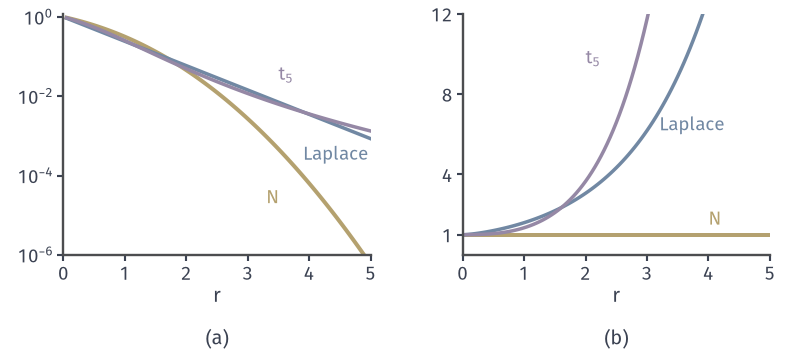

Write Python code to recreate this figure.
"""Three bivariate models with mean 0 and covariance I: Gaussian (yellow), elliptical Laplace X=sqrt(W)Z,
W~Exp(1) (blue), t with nu=5 rescaled to unit variance, X=sqrt(3/U)Z, U~chi^2_5 (purple).
(a) marginal tail P(|X1|>r), log scale;
(b) joint-exceedance ratio P(|X1|>r,|X2|>r)/P(|X1|>r)^2; equals 1 for independent components
(Gaussian, and the product-Laplace model). Computed as E[h(V)] and E[h(V)^2] with h(v)=2(1-Phi(r/sqrt v)),
by numerical integration over the exact density of V."""
from pathlib import Path
import sys, math
sys.path.insert(0, str(Path(__file__).resolve().parents[1]/'mvd-common'))
from mvd_fig import *

s = np.linspace(-12, 7, 6001)  # log-grid for V
def mix(wfun):
    v = np.exp(s); w = wfun(v)*v  # density in s
    return v, w/np.trapezoid(w, s)
vL, wL = mix(lambda v: np.exp(-v))
nu = 5
def ft(v):  # V = 3/U, U ~ chi2_5 -> density of V
    u = 3/v
    return np.exp((nu/2-1)*np.log(u)-u/2-(nu/2)*math.log(2)-math.lgamma(nu/2))*3/v**2
vT, wT = mix(ft)
def tails(v, w, r):
    h = 2*(1-Phi(r/np.sqrt(v)))
    return float(np.trapezoid(w*h, s)), float(np.trapezoid(w*h*h, s))
rs = np.linspace(0, 5, 101)[1:]
TL = np.array([tails(vL, wL, r) for r in rs]); TT = np.array([tails(vT, wT, r) for r in rs])
G = 2*(1-Phi(rs))
fig, axes = figure(width_mm=112, height_mm=50, ncols=2)
panel(fig, left=.08, right=.97, top=.96, bottom=.28, wspace=.3)
ax = axes[0]; style(ax)
ax.plot(rs, G, color=YELLOW, lw=1.6); ax.plot(rs, TL[:, 0], color=BLUE, lw=1.4); ax.plot(rs, TT[:, 0], color=PURPLE, lw=1.4)
ax.set_yscale('log'); ax.set_xlim(0, 5); ax.set_ylim(1e-6, 1.2); ax.set_xticks([0, 1, 2, 3, 4, 5]); ax.set_yticks([1e-6, 1e-4, 1e-2, 1])
lab(ax, 3.3, 2e-5, r'$\mathcal{N}$', YELLOW, ha='left'); lab(ax, 3.9, 2.5e-4, 'Laplace', BLUE, ha='left'); lab(ax, 3.5, 2.5e-2, '$t_5$', PURPLE, ha='left')
axlab(ax, '$r$')
ax = axes[1]; style(ax)
ax.plot(rs, np.ones_like(rs), color=YELLOW, lw=1.6)
ax.plot(rs, TL[:, 1]/TL[:, 0]**2, color=BLUE, lw=1.4); ax.plot(rs, TT[:, 1]/TT[:, 0]**2, color=PURPLE, lw=1.4)
ax.set_xlim(0, 5); ax.set_ylim(0, 12); ax.set_xticks([0, 1, 2, 3, 4, 5]); ax.set_yticks([1, 4, 8, 12])
lab(ax, 4.0, 1.5, r'$\mathcal{N}$', YELLOW, ha='left'); lab(ax, 3.2, 6.2, 'Laplace', BLUE, ha='left'); lab(ax, 2.0, 9.5, '$t_5$', PURPLE, ha='left')
axlab(ax, '$r$')
tags(fig, axes)
i3 = int(np.argmin(np.abs(rs-3)))
save(fig, HERE(__file__), 'figure', {'r': float(rs[i3]), 'gauss_tail': float(G[i3]), 'laplace_tail': TL[i3, 0], 't5_tail': TT[i3, 0],
     'ratio_laplace': TL[i3, 1]/TL[i3, 0]**2, 'ratio_t5': TT[i3, 1]/TT[i3, 0]**2, 'laplace_tail_exact_r3': math.exp(-3*math.sqrt(2))})
